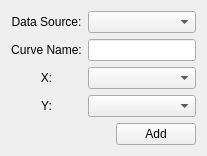
     <widget class="QWidget" name="tab">
      <attribute name="title">
       <string>Data</string>
      </attribute>
      <layout class="QGridLayout" name="gridLayout_20">
       <item row="1" column="0">
        <layout class="QGridLayout" name="gridLayout_23">
         <item row="0" column="0">
          <spacer name="horizontalSpacer_5">
           <property name="orientation">
            <enum>Qt::Horizontal</enum>
           </property>
           <property name="sizeHint" stdset="0">
            <size>
             <width>40</width>
             <height>20</height>
            </size>
           </property>
          </spacer>
         </item>
         <item row="0" column="1">
          <widget class="QPushButton" name="addCurveOK">
           <property name="text">
            <string>Add</string>
           </property>
          </widget>
         </item>
        </layout>
       </item>
       <item row="0" column="0">
        <layout class="QGridLayout" name="gridLayout_21">
         <item row="0" column="0">
          <widget class="QLabel" name="label_20">
           <property name="text">
            <string>Data Source:</string>
           </property>
           <property name="alignment">
            <set>Qt::AlignCenter</set>
           </property>
          </widget>
         </item>
         <item row="2" column="1">
          <widget class="QComboBox" name="XcomboBox"/>
         </item>
         <item row="0" column="1">
          <widget class="QComboBox" name="datacomboBox"/>
         </item>
         <item row="2" column="0">
          <widget class="QLabel" name="label_21">
           <property name="text">
            <string>X:</string>
           </property>
           <property name="alignment">
            <set>Qt::AlignCenter</set>
           </property>
          </widget>
         </item>
         <item row="3" column="0">
          <widget class="QLabel" name="label_22">
           <property name="text">
            <string>Y:</string>
           </property>
           <property name="alignment">
            <set>Qt::AlignCenter</set>
           </property>
          </widget>
         </item>
         <item row="1" column="0">
          <widget class="QLabel" name="label_23">
           <property name="text">
            <string>Curve Name:</string>
           </property>
           <property name="alignment">
            <set>Qt::AlignCenter</set>
           </property>
          </widget>
         </item>
         <item row="1" column="1">
          <widget class="QLineEdit" name="CurveNamelineEdit"/>
         </item>
         <item row="3" column="1">
          <widget class="QComboBox" name="YcomboBox"/>
         </item>
        </layout>
       </item>
      </layout>
     </widget>
